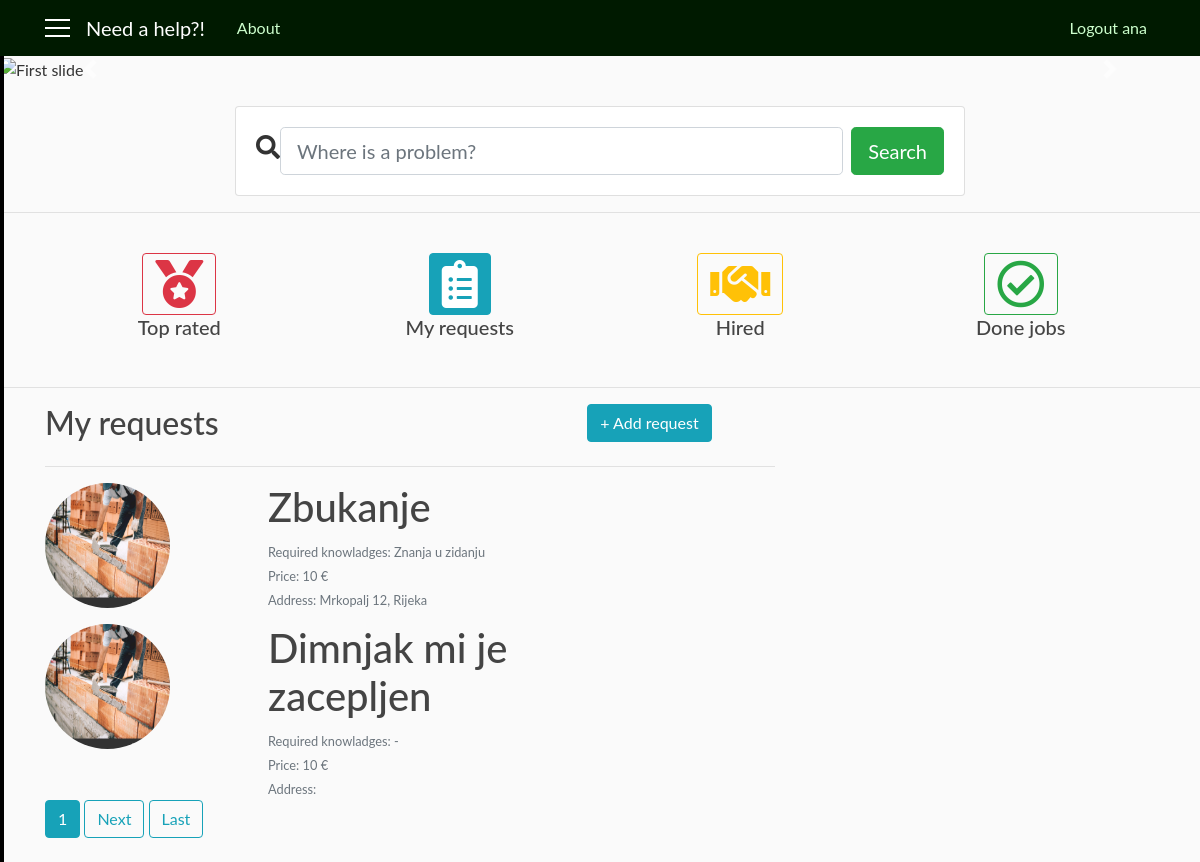
Screenshot of /requests_user/2 (signed in) with the database file from the repository.
### user/models.py (models this page shows, shortened)
class Requests(models.Model):
    user = models.ForeignKey(User, on_delete=models.CASCADE)
    job_title = models.CharField(max_length=30, blank=True)
    required_knowledges = models.TextField(max_length=1000, default='-')
    price = models.IntegerField(default=10)
    address = models.CharField(max_length=30, blank=True)
    job_description = models.TextField(max_length=1000, blank=True)
    date = models.DateTimeField(auto_now_add=True)
    photo = models.ImageField(default='default_request.jpg', upload_to='requests_user')

### need_a_help_app/views.py (the view)
# urls.py: path('requests_user/<int:pk>', views.RequestsView.as_view(), name='requests_user'),
class RequestsView(LoginRequiredMixin, ListView):
    model = Requests
    template_name = 'user/requests_user.html'
    context_object_name = 'req'
    paginate_by = 2
    def get_queryset(self):
        user = get_object_or_404(User, pk=self.kwargs.get('pk'))
        return Requests.objects.filter(user=user).order_by('-date')

### user/templates/user/requests_user.html (shortened to what this page needs)
{% extends 'need_a_help_app/base.html' %}
{% block app_client %}
    <div id="carouselExampleIndicators" class="carousel slide" data-ride="carousel">
      <ol class="carousel-indicators">
      </ol>
      <div class="carousel-inner">
            <div class="carousel-item active">
                <img class="slide-img" src="https://www.bing.com/th?id=OIP.GdOM_bEhNhmrmAG4XTVTiQHaE8&pid=Api" alt="First slide">
            </div>
      </div>
      <a class="carousel-control-prev" href="#carouselExampleIndicators" role="button" data-slide="prev">
        <span class="carousel-control-prev-icon" aria-hidden="true"></span>
      </a>
      <a class="carousel-control-next" href="#carouselExampleIndicators" role="button" data-slide="next">
        <span class="carousel-control-next-icon" aria-hidden="true"></span>
      </a>
    </div>
    <div class="container">
    <br/>
        <div class="row justify-content-center">
            <div class="col-12 col-md-10 col-lg-8">
                <form class="card card-sm">
                    <div class="card-body row no-gutters align-items-center">
                        <div class="col-auto">
                            <i class="fas fa-search h4 text-body"></i>
                        </div>
                        <div class="col">
                            <input class="form-control form-control-lg form-control-borderless" type="search" placeholder="Where is a problem?">
                        </div>&nbsp&nbsp
                        <div class="col-auto">
                            <button class="btn btn-lg btn-success" type="submit">Search</button>
                        </div>
                    </div>
                </form>
            </div>
        </div>
    </div>
    <hr width="100%">
    <div class="container p-4">
        <div class="row" align="center">
            <div class="col-sm-3">
                <a href="#" class="btn btn-outline-danger"><i class="fas fa-medal fa-3x"></i></a>
            </div>
            <div class="col-sm-3">
                <a href="#" class="btn btn-info"><i class="fas fa-clipboard-list fa-3x"></i></a>
            </div>
            <div class="col-sm-3">
                <a href="#" class="btn btn-outline-warning"><i class="fas fa-handshake fa-3x"></i></a>
            </div>
            <div class="col-sm-3">
                <a href="#" class="btn btn-outline-success"><i class="far fa-check-circle fa-3x"></i></a>
            </div>
        </div>
        <div class="row" align="center">
            <div class="col-sm-3">
                <h5>Top rated</h5>
            </div>
            <div class="col-sm-3">
                <h5>My requests</h5>
            </div>
            <div class="col-sm-3">
                <h5>Hired</h5>
            </div>
            <div class="col-sm-3">
                <h5>Done jobs</h5>
            </div>
        </div>
    </div>
    <hr width="100%">
{% endblock %}
{% block content %}
   <div class="row">
    <div class="col-sm-8">
        <h2>My requests</h2>
    </div>
    <div class="col-sm-3" align="right">
        <a class="btn btn-info" href="{% url 'add_request' %}">+ Add request</a>
    </div>
   </div>
   <hr width="100%">
   {% if req %}
       {% for i in req %}
            <div class="row">
                <div class="col-sm-3">
                    <a href="{% url 'request_detail' i.id %}">
                        <img class="rounded-circle account-img" src="{{ i.photo.url }}">
                    </a>
                </div>
                <div class="col-sm-7 pl-5">
                    <h1>{{ i.job_title }}</h1>
                    <small class="text-secondary text-muted">Required knowladges: {{ i.required_knowledges }}</small><br>
                    <small class="text-secondary text-muted">Price: {{ i.price }} €</small><br>
                    <small class="text-secondary text-muted">Address: {{ i.address }}</small><br>
                </div>
            </div>
       {% endfor %}
   {% else %}
    <h3 class="text-secondary text-muted" align="center">No results</h3>
   {% endif %}
    {% if is_paginated %}
        {% for i in page_obj.paginator.page_range %}
            {% if page_obj.number == i %}
                <a class="btn btn-info mb-4" href="?page={{ i }}">{{ i }}</a>
            {% elif num > page_obj.number|add:'-3' and num < page_obj.number|add:'3' %}
                <a class="btn btn-outline-info mb-4" href="?page={{ i }}">{{ i }}</a>
            {% endif %}
        {% endfor %}
        {% if page_obj.has_next %}
            <a class="btn btn-outline-info mb-4" href="?page={{ page_obj.next_page_number }}">Next</a>
            <a class="btn btn-outline-info mb-4" href="?page={{ page_obj.paginator.num_pages }}">Last</a>
        {% endif %}
    {% endif %}
{% endblock %}

### need_a_help_app/templates/need_a_help_app/base.html (shortened to what this page needs)
{% load static %}
<!DOCTYPE html>
<html>
    <head>
        <link rel="stylesheet" href="https://maxcdn.bootstrapcdn.com/bootstrap/4.0.0/css/bootstrap.min.css">
        <link rel="stylesheet" href="https://use.fontawesome.com/releases/v5.7.2/css/all.css">
        <link rel="stylesheet" type="text/css" href="{% static 'need_a_help_app/style.css' %}">
    </head>
    <body>
      <div id="wrapper">
          {% if user.is_authenticated and user.profile.role == 'client' %}
            <div id="sidebar-wrapper">
                <ul class="sidebar-nav">
                    <li><a href="{% url 'info' user.id %}">My profile</a></li>
                    <li><a href="{% url 'favorites' %}">My favourites</a></li>
                </ul>
            </div>
          {% endif %}
          <header class="site-header">
            <nav class="navbar navbar-expand-md navbar-dark bg-steel fixed-top">
              <div class="container">
                {% if user.is_authenticated %}
                  <a href='#' id='menu-toggle'><div class='menu-icon'></div>
                                  <div class='menu-icon'></div>
                                  <div class='menu-icon'></div></a>
                  <a class="navbar-brand mr-4 ml-3" href="{% url 'main' %}">Need a help?!</a>
                {% else %}
                  <a class="navbar-brand mr-4" href="#">Need a help?!</a>
                {% endif %}
                <div class="collapse navbar-collapse" id="navbarToggle">
                  <div class="navbar-nav mr-auto">
                    <a class="nav-item nav-link" href="{% url 'home' %}">About</a>
                  </div>
                  <div class="navbar-nav">
                    {% if user.is_authenticated %}
                      <a class="nav-item nav-link" href="{% url 'logout' %}">Logout {{ user.username }}</a>
                    {% else %}
                      <a class="nav-item nav-link" href="{% url 'login' %}">Login</a>
                      <a class="nav-item nav-link" href="{% url 'register' %}">Register</a>
                    {% endif %}
                  </div>
                </div>
              </div>
            </nav>
          </header>
          <div id="page-content-wrapper">
            {% if user.is_authenticated and user.profile.role == 'client' %}
              {% block app_client %}{% endblock %}
            {% else %}
              {% block app_repairman %}{% endblock %}
            {% endif %}
            <main role="main" class="container">
              <div class="row">
                <div class="col-sm-8">
                  {% block content %}{% endblock %}
                </div>
              </div>
            </main>
          </div>
    </div>
    </body>
</html>

### need_a_help_app/static/need_a_help_app/style.css (style rules this page uses)
body { background: #fafafa; color: #333333; margin-top: 56px; font-family: 'Lato'; }
h1, h2, h3, h4, h5, h6 { color: #444444; }
ul { margin: 0; }
.bg-steel { background-color: #001a00; }
.site-header .navbar-nav .nav-link { color: #ccffcc; }
.account-img { height: 125px; width: 125px; margin-right: 20px; margin-bottom: 16px; }
.carousel-inner .slide-img { width: 100%; height:250px; z-index: 1; position: relative; }
.menu-icon { width: 25px; height: 2px; background-color: white; margin: 6px 0; }
.sidebar-nav { padding-left: 0px; }
#sidebar-wrapper { z-index: 1; position: fixed; width: 0; height: 100%; overflow-y: hidden; background-color: black; border: 2px solid black; }
#page-content-wrapper { width: 100%; position: static; padding: 0; }
.sidebar-nav li { padding: 0; list-style: none; text-indent: 20px; line-height: 40px; }

### rows the page displays
Requests: photo (placeholder picture), job_title "Zbukanje", required_knowledges "Znanja u zidanju", price "10", address "Mrkopalj 12, Rijeka"
Requests: photo (placeholder picture), job_title "Dimnjak mi je zacepljen", required_knowledges "-", price "10"

### other values shown
{{ user.username }} "ana"
{{ i }} "1"
